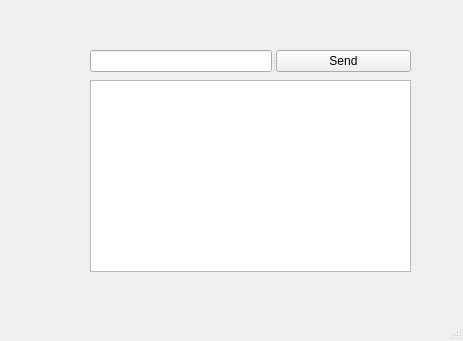
<?xml version="1.0" encoding="UTF-8"?>
<ui version="4.0">
 <class>MainWindow</class>
 <widget class="QMainWindow" name="MainWindow">
  <property name="geometry">
   <rect>
    <x>0</x>
    <y>0</y>
    <width>463</width>
    <height>341</height>
   </rect>
  </property>
  <property name="windowTitle">
   <string>MainWindow</string>
  </property>
  <widget class="QWidget" name="centralwidget">
   <widget class="QTextEdit" name="t1">
    <property name="geometry">
     <rect>
      <x>90</x>
      <y>80</y>
      <width>321</width>
      <height>192</height>
     </rect>
    </property>
   </widget>
   <widget class="QSplitter" name="splitter">
    <property name="geometry">
     <rect>
      <x>90</x>
      <y>50</y>
      <width>321</width>
      <height>22</height>
     </rect>
    </property>
    <property name="orientation">
     <enum>Qt::Horizontal</enum>
    </property>
    <widget class="QLineEdit" name="ln1"/>
    <widget class="QPushButton" name="btnSend">
     <property name="text">
      <string>Send</string>
     </property>
    </widget>
   </widget>
  </widget>
  <widget class="QMenuBar" name="menubar">
   <property name="geometry">
    <rect>
     <x>0</x>
     <y>0</y>
     <width>463</width>
     <height>19</height>
    </rect>
   </property>
  </widget>
  <widget class="QStatusBar" name="statusbar"/>
 </widget>
 <tabstops>
  <tabstop>ln1</tabstop>
  <tabstop>btnSend</tabstop>
  <tabstop>t1</tabstop>
 </tabstops>
 <resources/>
 <connections/>
</ui>
